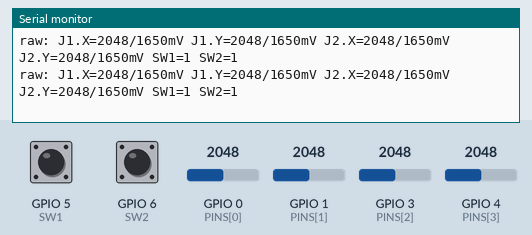
Recording of a sketch running on a simulated ESP32-S3. Parts: the last lines printed to the serial monitor. Inputs (shaded band) come from the test bench; at power-on: GPIO 0 (PINS[0]) = 2048, GPIO 1 (PINS[1]) = 2048, GPIO 3 (PINS[2]) = 2048, GPIO 4 (PINS[3]) = 2048, GPIO 5 (SW1) HIGH, GPIO 6 (SW2) HIGH.

Above: at 4.6 s.
4.7 s: GPIO 0 (PINS[0]) set to 1960
At 5.43 s:
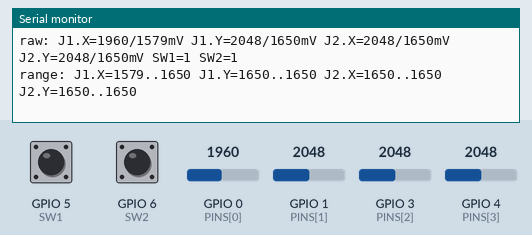
6.2 s: GPIO 1 (PINS[1]) set to 1960
At 6.23 s:
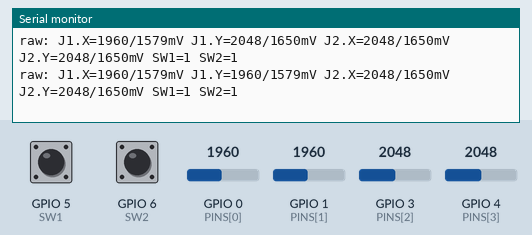
7.7 s: GPIO 3 (PINS[2]) set to 1960
At 7.73 s:
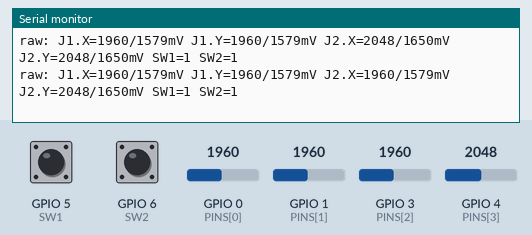
9.2 s: GPIO 4 (PINS[3]) set to 1960
At 9.24 s:
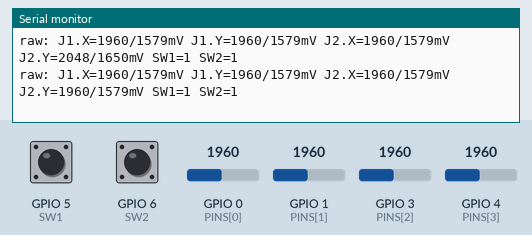
10.7 s: GPIO 5 (SW1) pulled LOW for 0.15 s
At 10.74 s:
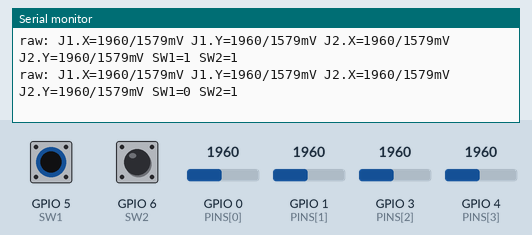
12.3 s: GPIO 0 (PINS[0]) set to 60
At 12.35 s:
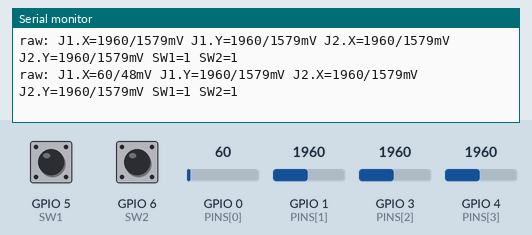
Timing chart, 0 to 15.3 s (numbered marks = the images above; inputs shaded):
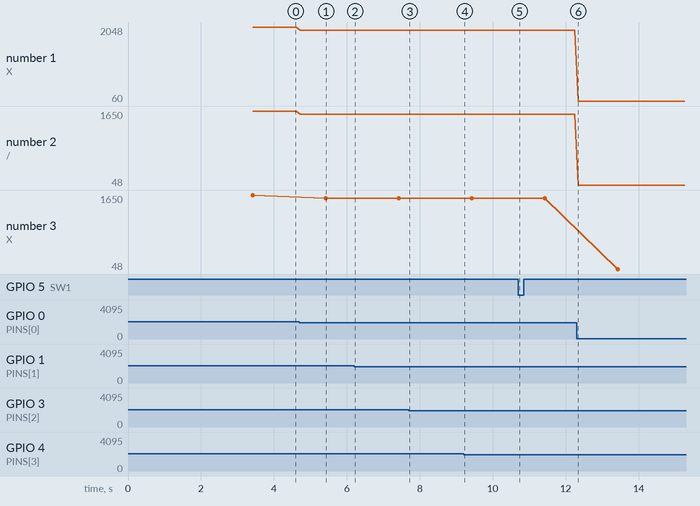

The sketch:

c3_axis_probe.ino
```cpp
#include <Arduino.h>

const int PINS[4] = {0, 1, 3, 4};
const char *NAMES[4] = {"J1.X", "J1.Y", "J2.X", "J2.Y"};
const int SW1 = 5;
const int SW2 = 6;

int mn[4];
int mx[4];

static void wiringTest() {
  Serial.println("=== WIRING TEST (connected pot = small swing, open wire = big swing) ===");
  for (int i = 0; i < 4; i++) {
    pinMode(PINS[i], INPUT_PULLDOWN);
    delay(250);
    int dn = analogReadMilliVolts(PINS[i]);
    pinMode(PINS[i], INPUT_PULLUP);
    delay(250);
    int up = analogReadMilliVolts(PINS[i]);
    pinMode(PINS[i], INPUT);
    delay(250);
    int fl = analogReadMilliVolts(PINS[i]);
    const char *verdict = (up - dn > 2000) ? "OPEN/FLOATING" : "CONNECTED";
    Serial.printf("WIRE %s: pulldown=%4dmV pullup=%4dmV float=%4dmV  swing=%4d  -> %s\n",
                  NAMES[i], dn, up, fl, up - dn, verdict);
  }
  Serial.println("=== end wiring test ===");
}

void setup() {
  Serial.begin(115200);
  delay(400);
  analogSetAttenuation(ADC_11db);
  pinMode(SW1, INPUT_PULLUP);
  pinMode(SW2, INPUT_PULLUP);
  for (int i = 0; i < 4; i++) {
    mn[i] = 5000;
    mx[i] = -1;
  }
  Serial.println();
  Serial.println("=== AXIS PROBE ready ===");
  wiringTest();
  Serial.println("Move each axis to BOTH extremes, then center.");
}

void loop() {
  static uint32_t lastFast = 0;
  static uint32_t lastRange = 0;

  if (millis() - lastFast >= 100) {
    lastFast = millis();
    Serial.print("raw:");
    for (int i = 0; i < 4; i++) {
      int r = analogRead(PINS[i]);
      int mv = analogReadMilliVolts(PINS[i]);
      Serial.printf(" %s=%d/%dmV", NAMES[i], r, mv);
    }
    Serial.printf(" SW1=%d SW2=%d\n", digitalRead(SW1), digitalRead(SW2));
  }

  for (int i = 0; i < 4; i++) {
    int mv = analogReadMilliVolts(PINS[i]);
    if (mv < mn[i]) mn[i] = mv;
    if (mv > mx[i]) mx[i] = mv;
  }

  if (millis() - lastRange >= 2000) {
    lastRange = millis();
    Serial.print("range:");
    for (int i = 0; i < 4; i++) Serial.printf(" %s=%d..%d", NAMES[i], mn[i], mx[i]);
    Serial.println();
  }
}
```

Measured:
- after the input at 4.7 s, the serial monitor: prints a new line at once (image 1)
- after the input at 6.2 s, the serial monitor: prints a new line at once (image 2)
- after the input at 7.7 s, the serial monitor: prints a new line at once (image 3)
- after the input at 9.2 s, the serial monitor: prints a new line at once (image 4)
- after the input at 10.7 s, the serial monitor: prints a new line at once (image 5)
- after the input at 12.3 s, the serial monitor: prints a new line at once (image 6)
- plotted number 1: 2048 → 1960 after the input at 4.7 s, 1960 → 60 after the input at 12.3 s
- plotted number 2: 1650 → 1579 after the input at 4.7 s, 1579 → 48 after the input at 12.3 s
